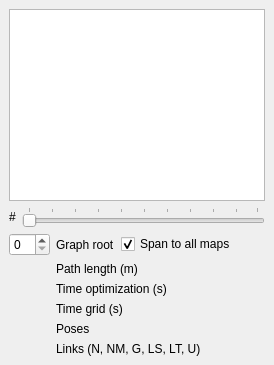
  <widget class="QDockWidget" name="dockWidget_graphView">
   <property name="windowTitle">
    <string>Graph view</string>
   </property>
   <attribute name="dockWidgetArea">
    <number>1</number>
   </attribute>
   <widget class="QWidget" name="dockWidgetContents_2">
    <layout class="QVBoxLayout" name="verticalLayout_9">
     <item>
      <widget class="rtabmap::GraphViewer" name="graphViewer"/>
     </item>
     <item>
      <layout class="QHBoxLayout" name="horizontalLayout_4">
       <item>
        <widget class="QLabel" name="label_iterations">
         <property name="text">
          <string>#</string>
         </property>
        </widget>
       </item>
       <item>
        <widget class="QSlider" name="horizontalSlider_iterations">
         <property name="focusPolicy">
          <enum>Qt::ClickFocus</enum>
         </property>
         <property name="orientation">
          <enum>Qt::Horizontal</enum>
         </property>
         <property name="tickPosition">
          <enum>QSlider::TicksAbove</enum>
         </property>
        </widget>
       </item>
      </layout>
     </item>
     <item>
      <layout class="QGridLayout" name="gridLayout_5" columnstretch="0,1">
       <item row="6" column="0">
        <widget class="QLabel" name="label_loopClosures">
         <property name="text">
          <string/>
         </property>
        </widget>
       </item>
       <item row="4" column="0">
        <widget class="QLabel" name="label_timeGrid">
         <property name="text">
          <string/>
         </property>
        </widget>
       </item>
       <item row="3" column="0">
        <widget class="QLabel" name="label_timeOptimization">
         <property name="text">
          <string/>
         </property>
        </widget>
       </item>
       <item row="0" column="0">
        <widget class="QSpinBox" name="spinBox_optimizationsFrom"/>
       </item>
       <item row="5" column="1">
        <widget class="QLabel" name="label_52">
         <property name="text">
          <string>Poses</string>
         </property>
        </widget>
       </item>
       <item row="3" column="1">
        <widget class="QLabel" name="label_39">
         <property name="text">
          <string>Time optimization (s)</string>
         </property>
        </widget>
       </item>
       <item row="6" column="1">
        <widget class="QLabel" name="label_41">
         <property name="text">
          <string>Links (N, NM, G, LS, LT, U)</string>
         </property>
        </widget>
       </item>
       <item row="2" column="1">
        <widget class="QLabel" name="label_10">
         <property name="text">
          <string>Path length (m)</string>
         </property>
        </widget>
       </item>
       <item row="4" column="1">
        <widget class="QLabel" name="label_45">
         <property name="text">
          <string>Time grid (s)</string>
         </property>
        </widget>
       </item>
       <item row="2" column="0">
        <widget class="QLabel" name="label_pathLength">
         <property name="text">
          <string/>
         </property>
        </widget>
       </item>
       <item row="0" column="1">
        <layout class="QHBoxLayout" name="horizontalLayout_7" stretch="0,1">
         <item>
          <widget class="QLabel" name="label_optimizeFrom">
           <property name="text">
            <string>Graph root</string>
           </property>
          </widget>
         </item>
         <item>
          <widget class="QCheckBox" name="checkBox_spanAllMaps">
           <property name="text">
            <string>Span to all maps</string>
           </property>
           <property name="checked">
            <bool>true</bool>
           </property>
          </widget>
         </item>
        </layout>
       </item>
       <item row="5" column="0">
        <widget class="QLabel" name="label_poses">
         <property name="text">
          <string/>
         </property>
        </widget>
       </item>
      </layout>
     </item>
    </layout>
   </widget>
  </widget>
